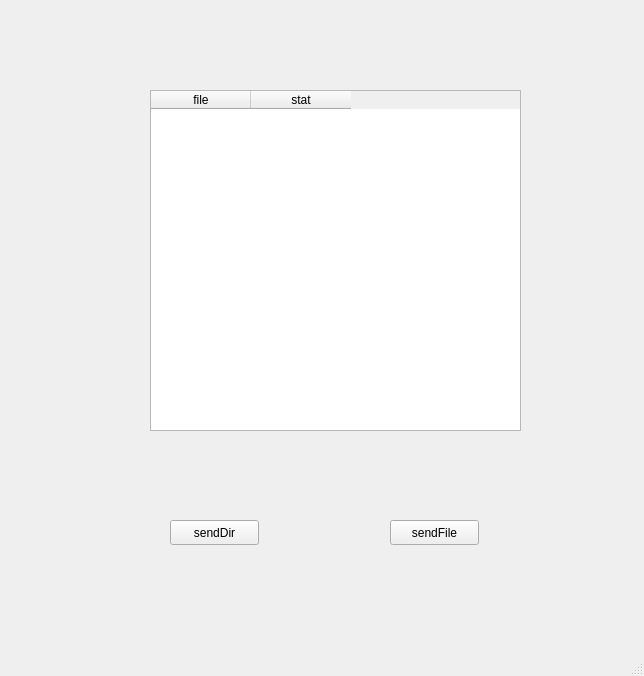
<?xml version="1.0" encoding="UTF-8"?>
<ui version="4.0">
 <class>MainWindow</class>
 <widget class="QMainWindow" name="MainWindow">
  <property name="geometry">
   <rect>
    <x>0</x>
    <y>0</y>
    <width>644</width>
    <height>676</height>
   </rect>
  </property>
  <property name="windowTitle">
   <string>MainWindow</string>
  </property>
  <widget class="QWidget" name="centralWidget">
   <widget class="QPushButton" name="sendDir">
    <property name="geometry">
     <rect>
      <x>170</x>
      <y>520</y>
      <width>89</width>
      <height>25</height>
     </rect>
    </property>
    <property name="text">
     <string>sendDir</string>
    </property>
   </widget>
   <widget class="QPushButton" name="sendFile">
    <property name="geometry">
     <rect>
      <x>390</x>
      <y>520</y>
      <width>89</width>
      <height>25</height>
     </rect>
    </property>
    <property name="text">
     <string>sendFile</string>
    </property>
   </widget>
   <widget class="QTableWidget" name="tableWidget">
    <property name="geometry">
     <rect>
      <x>150</x>
      <y>90</y>
      <width>371</width>
      <height>341</height>
     </rect>
    </property>
    <column>
     <property name="text">
      <string>file</string>
     </property>
    </column>
    <column>
     <property name="text">
      <string>stat</string>
     </property>
    </column>
   </widget>
  </widget>
  <widget class="QStatusBar" name="statusBar"/>
 </widget>
 <layoutdefault spacing="6" margin="11"/>
 <resources/>
 <connections/>
</ui>
